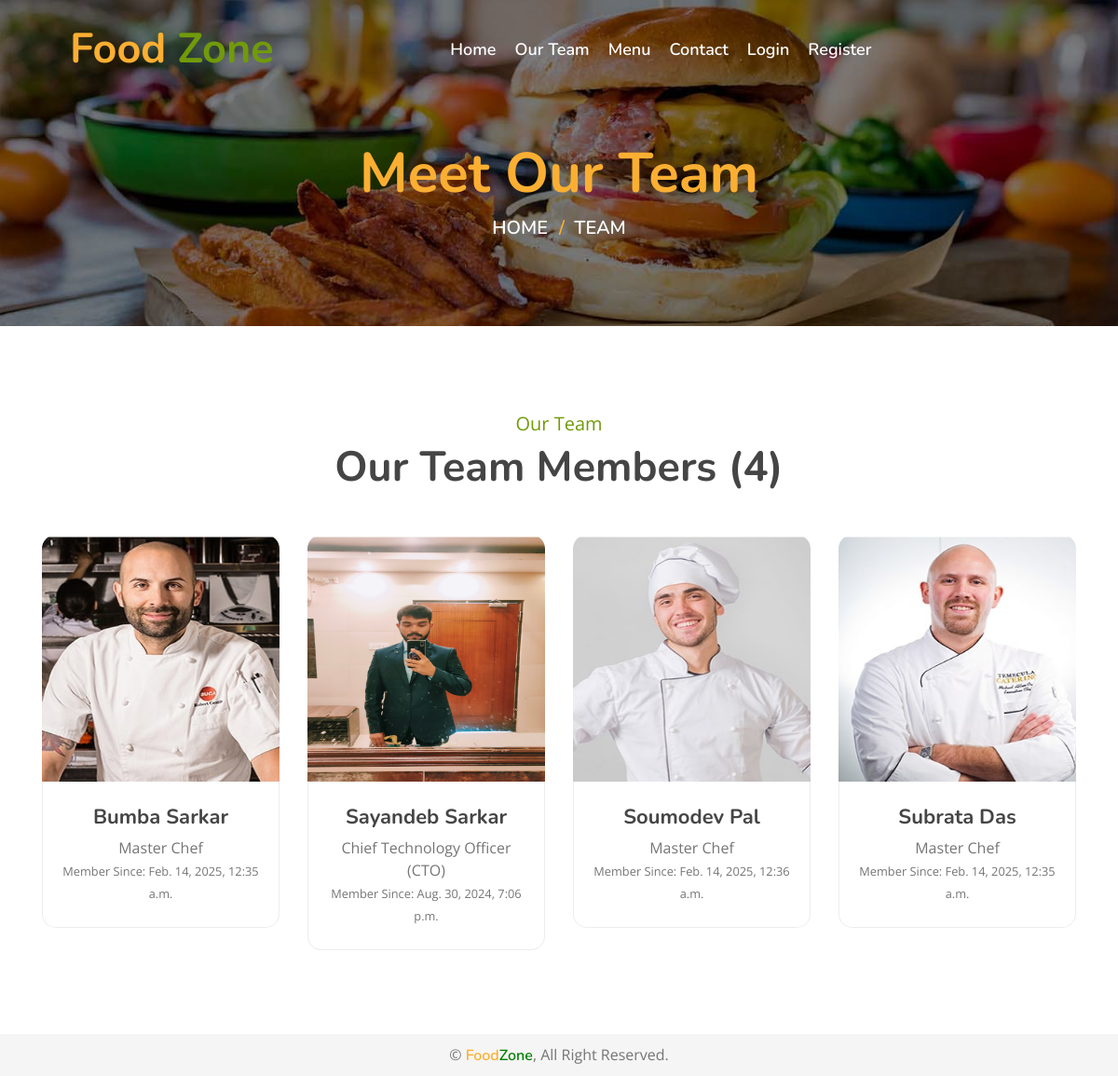
Page /team/ on the committed database.
### myapp/models.py (models this page shows, shortened)
class Team(models.Model):
    name = models.CharField(max_length=100)
    designation = models.CharField(max_length=100)
    image = models.ImageField(upload_to="team")
    added_on = models.DateTimeField(auto_now_add=True)
    updated_on = models.DateTimeField(auto_now=True)

### myapp/views.py (the view)
# urls.py: path('team/', views.team_members, name='team'),
def team_members(request):
    members = Team.objects.all().order_by('name')
    return render(request, 'team.html', {'team_members': members})

### templates/team.html (shortened to what this page needs)
{% extends "base.html" %}
{% block content %}
          <div class="page-header">
            <div class="container">
                <div class="row">
                    <div class="col-12">
                        <h2>Meet Our Team</h2>
                    </div>
                    <div class="col-12">
                        <a href="/">Home</a>
                        <a href="{% url 'team' %}">Team</a>
                    </div>
                </div>
            </div>
        </div>
         <div class="team">
            <div class="container">
                <div class="section-header text-center">
                    <p>Our Team</p>
                    <h2>Our Team Members ({{team_members|length}})</h2>
                </div>
                <div class="row">
                {% for m in team_members %}
                <div class="col-lg-3 col-md-6">
                    <div class="team-item">
                        <div class="team-img">
                            <img src="{{ m.image.url }}" style="height:250px;" alt="Image">
                             <div class="team-social">
                                <a href="https://instagram.com"></a> </div>
                        </div>
                        <div class="team-text">
                            <h2>{{ m.name }}</h2>
                            <p>{{ m.designation }}</p>
                            <p><small>Member Since: {{ m.added_on }}</small></p>
                        </div>
                    </div>
                </div>
                {% endfor %}
                </div>
            </div>
        </div>
{% endblock %}

### templates/base.html (shortened to what this page needs)
<!DOCTYPE html>
<html lang="en">
  <head>
    <link href="https://stackpath.bootstrapcdn.com/bootstrap/4.4.1/css/bootstrap.min.css" rel="stylesheet" />
    <link href="https://cdnjs.cloudflare.com/ajax/libs/font-awesome/5.10.0/css/all.min.css" rel="stylesheet" />
    <link href="/static/lib/animate/animate.min.css" rel="stylesheet" />
    <link href="/static/lib/owlcarousel/assets/owl.carousel.min.css" rel="stylesheet" />
    <link href="/static/lib/flaticon/font/flaticon.css" rel="stylesheet" />
    <link href="/static/lib/tempusdominus/css/tempusdominus-bootstrap-4.min.css" rel="stylesheet" />
    <link rel="stylesheet" href="https://cdnjs.cloudflare.com/ajax/libs/font-awesome/6.7.2/css/all.min.css" />
    <link href="/static/css/style.css" rel="stylesheet" />
  </head>
  <body>
    <div class="navbar navbar-expand-lg bg-light navbar-light">
      <div class="container-fluid">
        <a href="{% url 'index' %}" class="navbar-brand">Food <span>Zone</span></a>
        <div class="collapse navbar-collapse justify-content-between" id="navbarCollapse">
          <div class="navbar-nav mx-auto">
            <a href="{% url 'index' %}" class="nav-item nav-link">Home</a>
            <a href="{% url 'team' %}" class="nav-item nav-link">Our Team</a>
            <a href="{% url 'all_dishes' %}" class="nav-item nav-link">Menu</a>
            <a href="{% url 'contact' %}" class="nav-item nav-link">Contact</a>
            {% if user.is_authenticated %}
              {% if user.is_superuser %}
                <a href="{% url 'admin:index' %}" class="nav-item nav-link"><i class="fas fa-user-shield"></i> Admin Panel</a>
              {% else %}
                <div class="nav-item dropdown">
                  <a href="#" class="nav-link dropdown-toggle" data-toggle="dropdown"><i class="fas fa-user"></i> {{ user.username }}</a>
                  <div class="dropdown-menu">
                    <a href="{% url 'profile' %}" class="dropdown-item">Profile</a>
                    <form action="{% url 'logout' %}" method="POST" style="display:inline;">
                      {% csrf_token %}
                      <button type="submit" style="background:none; border:none; color:inherit; cursor:pointer;">Logout</button>
                    </form>
                  </div>
                </div>
              {% endif %}
            {% else %}
              <a href="{% url 'login' %}" class="nav-item nav-link">Login</a>
              <a href="{% url 'register' %}" class="nav-item nav-link">Register</a>
            {% endif %}
          </div>
        </div>
      </div>
    </div>
    {% block content %}
    {% endblock %}
    <div class="footer" style="text-align: center; padding: 10px;">
      &copy; <a href="#" style="text-decoration: none;"><span style="color: orenge;">Food</span><span style="color: green;">Zone</span></a>, All Right Reserved.
    </div>
  </body>
</html>

### static/css/style.css (style rules this page uses)
body { color: #757575; background: #ffffff; font-family: 'open sans', sans-serif; }
h1, h2, h3, h4, h5, h6 { color: #454545; font-family: 'Nunito', sans-serif; }
a { font-family: 'Nunito', sans-serif; font-weight: 600; color: #fbaf32; transition: .3s; }
.container-fluid { max-width: 1366px; }
.navbar { position: relative; transition: .5s; z-index: 999; }
.navbar .navbar-brand { margin: 0; color: #fbaf32; font-size: 45px; line-height: 0px; font-weight: 700; font-family: 'Nunito', sans-serif; transition: .5s; }
.navbar .navbar-brand span { color: #719a0a; }
@media (min-width: 992px) { .navbar { position: absolute; width: 100%; padding: 30px 60px; background: transparent !important; z-index: 9; } }
@media (min-width: 992px) { .navbar .navbar-brand { color: #fbaf32; } }
@media (min-width: 992px) { .navbar-light .navbar-nav .nav-link, .navbar-light .navbar-nav .nav-link:focus { padding: 10px 10px 8px 10px; font-family: 'Nunito', sans-serif; color: #ffffff; font-size: 18px; font-weight: 600; } }
.page-header { position: relative; margin-bottom: 45px; padding: 150px 0 90px 0; text-align: center; background: linear-gradient(rgba(0, 0, 0, .5), rgba(0, 0, 0, .5)), url(../img/page-header.jpg); background-position: center; background-repeat: no-repeat; background-size: cover; }
.page-header h2 { position: relative; color: #fbaf32; font-size: 60px; font-weight: 700; }
.page-header a { position: relative; padding: 0 12px; font-size: 20px; text-transform: uppercase; color: #ffffff; }
.page-header a::after { position: absolute; content: "/"; width: 8px; height: 8px; top: -1px; right: -7px; text-align: center; color: #fbaf32; }
.page-header a:last-child::after { display: none; }
.section-header { position: relative; margin-bottom: 45px; }
.section-header p { color: #719a0a; margin-bottom: 5px; position: relative; font-size: 20px; }
.section-header h2 { margin: 0; position: relative; font-size: 45px; font-weight: 700; }
.team { position: relative; width: 100%; padding: 45px 0 15px 0; }
.team .team-item { position: relative; margin-bottom: 30px; background: #ffffff; }
.team .team-img { position: relative; border-radius: 15px 15px 0 0; overflow: hidden; }
.team .team-img img { position: relative; width: 100%; margin-top: 15px; transform: scale(1.1); transition: .3s; }
.team .team-social { position: absolute; width: 100%; height: 100%; top: 0; left: 0; display: flex; align-items: center; justify-content: center; transition: .5s; }
.team .team-text { position: relative; padding: 25px 15px; text-align: center; background: #ffffff; border: 1px solid rgba(0, 0, 0, .07); border-top: none; border-radius: 0 0 15px 15px; }
.team .team-text h2 { font-size: 22px; font-weight: 700; }
.team .team-text p { margin: 0; font-size: 16px; }
.footer { position: relative; margin-top: 45px; padding-top: 90px; background: rgba(0, 0, 0, .04); }

### rows in the picture
Team: image (picture), name "Bumba Sarkar", designation "Master Chef", added_on "Feb. 14, 2025, 12:35 a.m."
Team: image (picture), name "Sayandeb Sarkar", designation "Chief Technology Officer (CTO)", added_on "Aug. 30, 2024, 7:06 p.m."
Team: image (picture), name "Soumodev Pal", designation "Master Chef", added_on "Feb. 14, 2025, 12:36 a.m."
Team: image (picture), name "Subrata Das", designation "Master Chef", added_on "Feb. 14, 2025, 12:35 a.m."

### other values in the picture
{{ team_members|length }} "4"
